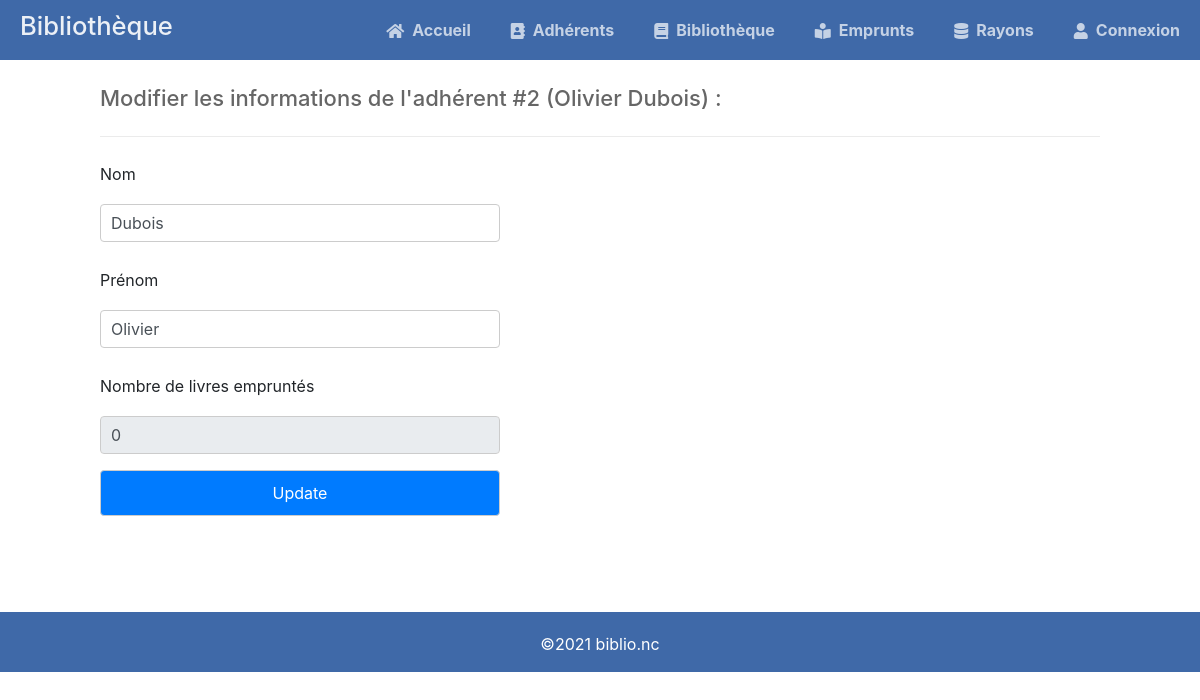
The app's page /adh-update.php?id=2 with its own data.
### tables this page shows
CREATE TABLE `adherent` (
  `id` int(11) NOT NULL,
  `nom` varchar(50) NOT NULL,
  `prenom` varchar(50) NOT NULL,
  `nbr_livresempr` int(11) NOT NULL
);

### adh-update.php (the view, shortened to what this page needs)
<?php
    include 'functions_custom.php';
    $pdo = pdo_connect_mysql();
    if (isset($_GET['id'])) {
        $pdo_stmt = $pdo->prepare('SELECT * FROM adherent WHERE id = ?');
        $pdo_stmt->execute([$_GET['id']]);
        $adherent = $pdo_stmt->fetch(PDO::FETCH_ASSOC);
    } else {
            exit('Pas d\'ID spécifié');
    }
?>
<?php echo template_header('Adh/Update'); ?>
    <div class="content update">
        <h2>Modifier les informations de l'adhérent #<?php echo $adherent['id'] ?> (<?php echo $adherent['prenom'] ?> <?php echo $adherent['nom'] ?>) :</h2>
        <form action="adh-update.php?id=<?php echo $adherent["id"] ?>" method="POST" style="display:block">
            <div class="form-group">
                <label for="nom">Nom</label>
                <input type="text" class="form-control" name="nom" value="<?php echo $adherent['nom'] ?>" id="nom">
            </div>
            <div class="form-group">
                <label for="prenom">Prénom</label>
                <input type="text" class="form-control" name="prenom" value="<?php echo $adherent['prenom'] ?>" id="prenom">
            </div>
            <div class="form-group">
                <label for="nbr_livresempr">Nombre de livres empruntés</label>
                <?php
                        $pdo_stmt = $pdo->prepare('SELECT adherent.id, emprunt.date_retour, emprunt.id_adherent, COUNT(*) AS nbr_livres FROM emprunt LEFT JOIN adherent ON adherent.id = emprunt.id_adherent');
                        $pdo_stmt->execute();
                        while ($livres = $pdo_stmt->fetchAll(PDO::FETCH_ASSOC))
                            foreach ($livres as $livre) :
                                if ($livre['id_adherent'] == $adherent["id"]) :
                                    echo "<input type='text' class='form-control' name='nbr_livresempr' id='nbr_livresempr' value='". $livre['nbr_livres'] ."' readonly>";
                                else :
                                    echo "<input type='text' class='form-control' name='nbr_livresempr' id='nbr_livresempr' value='0' readonly>";
                                endif;
                            endforeach;
                    ?>
            </div>
            <div class="form-group">
                <input type="submit" class="btn btn-primary" value="Update">
            </div>
        </form>
    </div>
<?php echo template_footer(); ?>

### style.css (style rules this page uses)
* { box-sizing: border-box; font-family: -apple-system, BlinkMacSystemFont, 'segoe ui', roboto, oxygen, ubuntu, cantarell, 'fira sans', 'droid sans', 'helvetica neue', Arial, sans-serif; font-size: 16px; -webkit-font-smoothing: antialiased; -moz-osx-font-smoothing: grayscale; }
body { background-color: #ffffff; margin: 0; }
.content { width: 1000px; margin: 0 auto; }
.content h2 { margin: 0; padding: 25px 0; font-size: 22px; border-bottom: 1px solid #ebebeb; color: #666666; }
.update form { padding: 15px 0; display: flex; flex-flow: wrap; }
.update form label { display: inline-flex; width: 400px; padding: 10px 0; margin-right: 25px; }
.update form input { padding: 10px; width: 400px; margin-right: 25px; margin-bottom: 15px; border: 1px solid #cccccc; }

### records on screen
adherent: id "2", prenom "Olivier", nom "Dubois"
